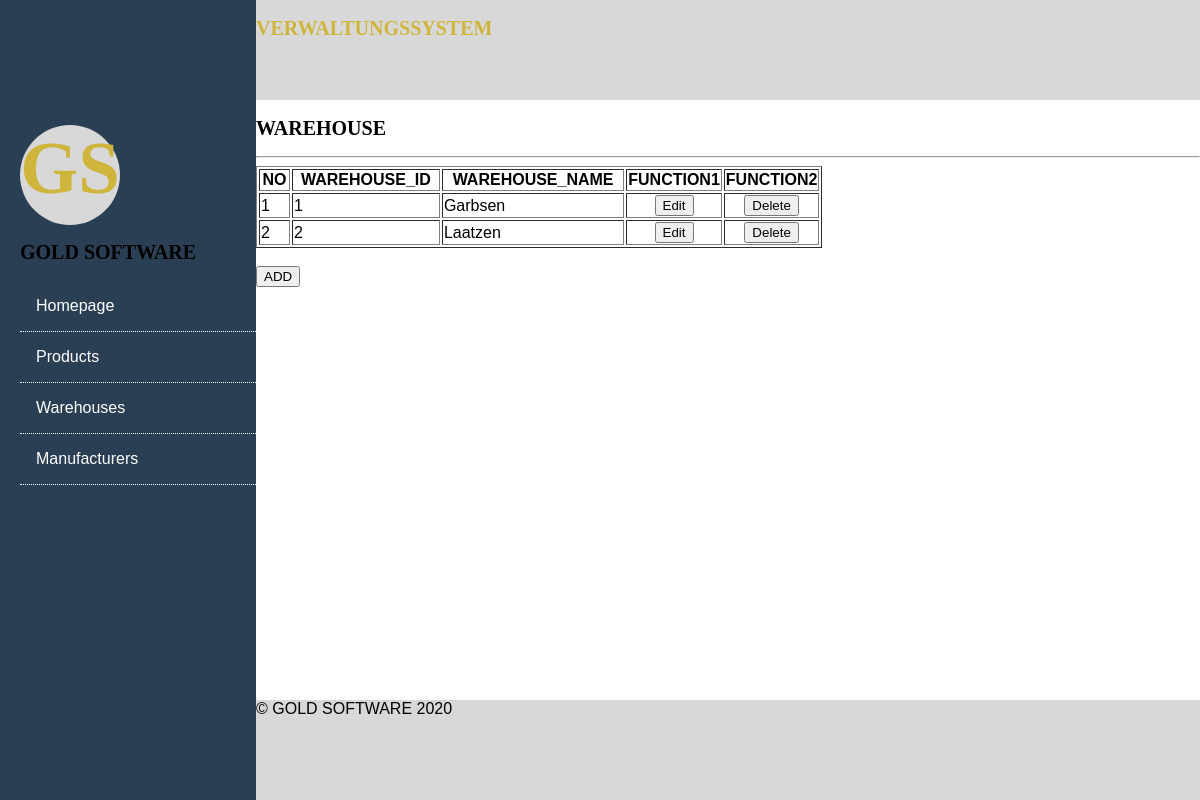
The page /?page=warehouse on the database its author committed.
### tables this page shows
CREATE TABLE `WAREHOUSE` (
  `WAREHOUSE_ID` int(11) NOT NULL,
  `WAREHOUSE_NAME` varchar(50) NOT NULL
);

### pages/warehouse.php (the view)
<?php require_once 'connection.php'; ?>
<!DOCTYPE html>
<html>
<head>
</head>
<body>
<h2>WAREHOUSE</h2>
<hr>
<table style="width: 60%" border="1">
    <tr>
        <th>NO</th>
        <th>WAREHOUSE_ID</th>
        <th>WAREHOUSE_NAME</th>
        <th width="50">FUNCTION1</th>
        <th width="50">FUNCTION2</th>
    </tr>
    <?php
    $data=$conn->prepare("SELECT * from WAREHOUSE");
    $data->execute();
    $counter=0;
    while($qdata=$data->fetch(PDO::FETCH_ASSOC)) { $counter++?>
        <tr>
            <td><?php echo $counter; ?></td>
            <td><?php echo $qdata['WAREHOUSE_ID'] ?></td>
            <td><?php echo $qdata['WAREHOUSE_NAME'] ?></td>
            <td align="center"><a href="?page=edit_role&ROLE_ID=<?php echo $qdata['ROLE_ID'] ?>"><button>Edit</button></td></a>
            <td align="center"><a href="?page=operation&ROLE_ID=<?php echo $qdata['ROLE_ID'] ?>&qdelete=role"><button>Delete</button></td></a>
        </tr>
    <?php } ?>
</table>
<br>
<a href="?page=insert_role"><button>ADD</button></a>
</body>
</html>

### css/styles.css (style rules this page uses)
body { margin: 0; font-family: Arial, Helvetica, sans-serif; }
h2 { font-family: Verdana; font-size: 20px; }

### rows shown on the page
warehouse: WAREHOUSE_ID "1", WAREHOUSE_NAME "Garbsen"
warehouse: WAREHOUSE_ID "2", WAREHOUSE_NAME "Laatzen"
